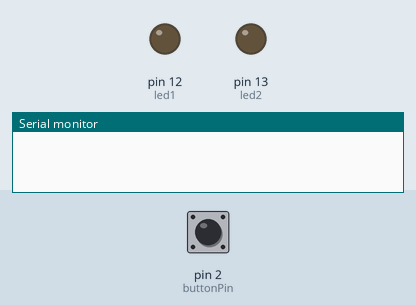
The sketch below on a simulated Arduino Uno, built with avr-gcc and run on an emulated ATmega328P. On the bench: output pins drawn as LEDs (lit = HIGH), the last lines printed to the serial monitor. The test bench sets the inputs (shaded band); at power-on: pin 2 (buttonPin) HIGH.

Above: at 1.2 s.
1.3 s: pin 2 (buttonPin) pulled LOW for 0.15 s
At 2.5 s:
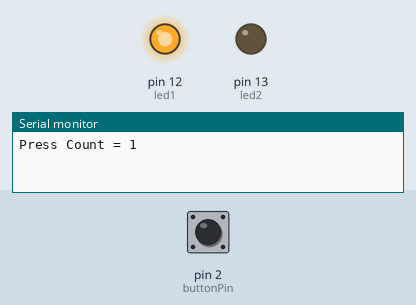
2.9 s: pin 2 (buttonPin) pulled LOW for 1 s
At 3.9 s:
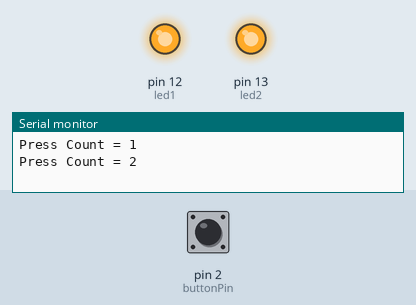
5.4 s: pin 2 (buttonPin) pulled LOW for 3.2 s
At 5.8 s:
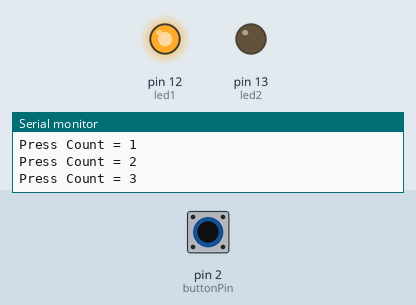
Timing chart, 0 to 8.4 s (numbered marks = the images above; inputs shaded):
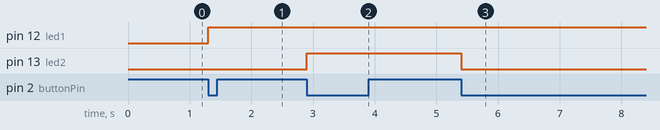

Measured:
- after the input at 1.3 s, pin 12 (led1): LOW → HIGH at once
- after the input at 2.9 s, pin 13 (led2): LOW → HIGH at once
- after the input at 5.4 s, pin 13 (led2): HIGH → LOW at once

The sketch:

Dual_Led_Toggle_System.ino
```cpp
const int buttonPin = 2;
const int led1 = 12;
const int led2 = 13;

int pressCount = 0;
bool lastButtonState = HIGH;

void setup() {
  pinMode(buttonPin, INPUT_PULLUP);
  pinMode(led1, OUTPUT);
  pinMode(led2, OUTPUT);

  digitalWrite(led1, LOW);
  digitalWrite(led2, LOW);

  Serial.begin(9600);
}

void loop() {
  bool buttonState = digitalRead(buttonPin);

  // Detect button press
  if (lastButtonState == HIGH && buttonState == LOW) {

    pressCount++;

    switch (pressCount) {

      case 1:
        digitalWrite(led1, HIGH);
        break;

      case 2:
        digitalWrite(led2, HIGH);
        break;

      case 3:
        digitalWrite(led2, LOW);
        break;

      case 4:
        digitalWrite(led1, LOW);
        pressCount = 0;   // restart cycle
        break;
    }

    Serial.print("Press Count = ");
    Serial.println(pressCount);

    delay(50); // debounce
  }

  lastButtonState = buttonState;
}
```
